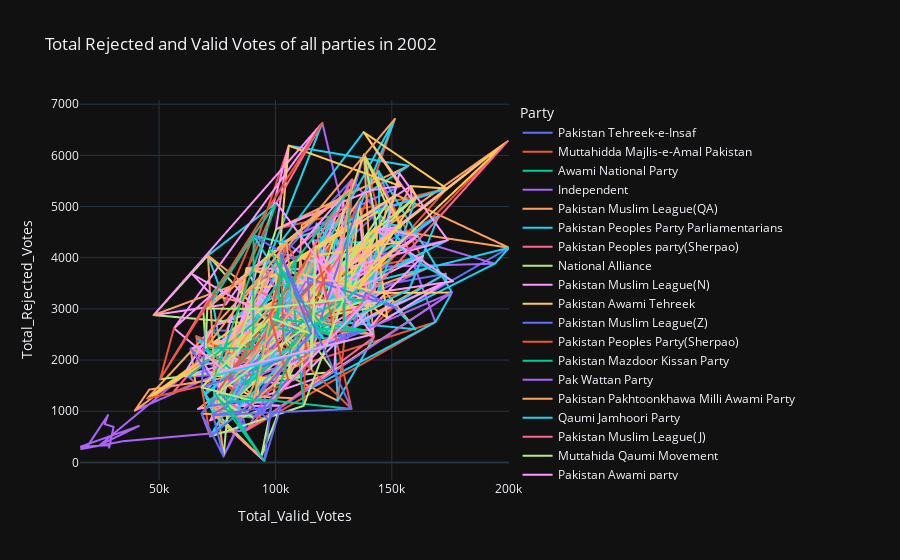

This figure's notebook cell:
### Code cell
fig = px.line(df , x='Total_Valid_Votes' , y='Total_Rejected_Votes' , color='Party' , title='Total Rejected and Valid Votes of all parties in 2002' ,
     template='plotly_dark')
fig.update_layout(
    hovermode='x unified')
fig.show()
